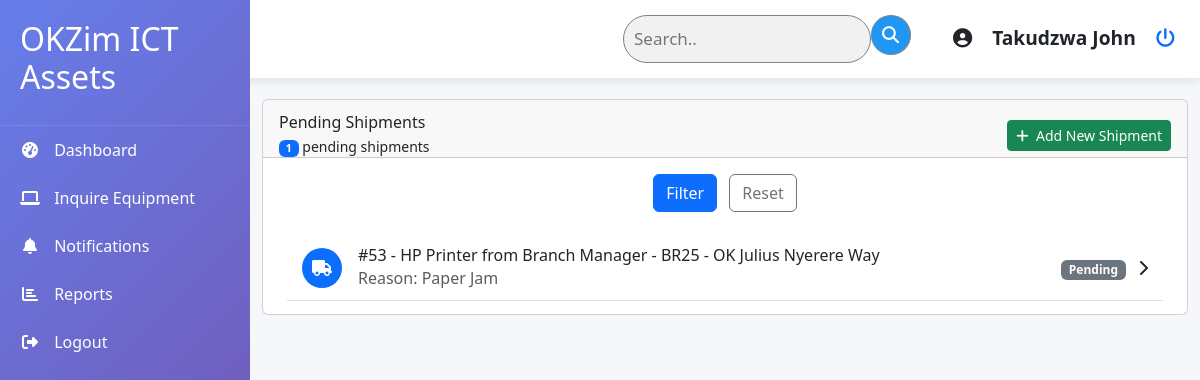
Page /asset_management/incoming/ (signed in) on the earlier database version.
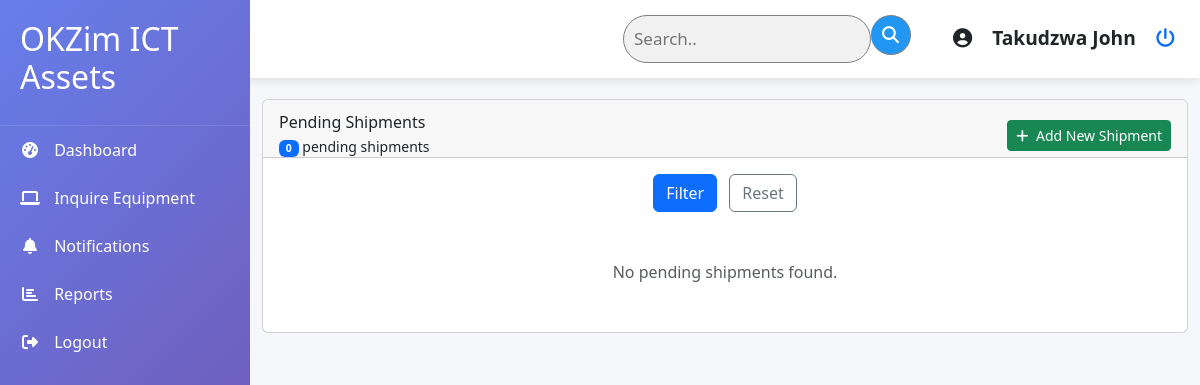
Same page on the later database version.
### asset_management/models.py (models this page shows, shortened)
class AssetTransfer(models.Model):
    transfer_options = [
        ("PENDING", "PENDING"),
        ("RECEIVED", "RECEIVED"),
    ]
    asset = models.ForeignKey(Asset, on_delete=models.CASCADE)
    from_department = models.ForeignKey(
        Department,
        on_delete=models.PROTECT,
        related_name="transfers_out",
        default=None,
        null=True,
        blank=True,
    )
    from_branch = models.ForeignKey(
        Branch,
        on_delete=models.PROTECT,
        related_name="transfers_out",
        null=True,
        blank=True,
    )
    to_department = models.ForeignKey(
        Department, on_delete=models.PROTECT, related_name="transfers_in"
    )
    to_branch = models.ForeignKey(
        Branch,
        on_delete=models.PROTECT,
        related_name="transfers_in",
        null=True,
        blank=True,
    )
    transfer_date = models.DateField(auto_now_add=True)
    reason = models.TextField()
    transfer_status = models.CharField(choices=transfer_options, default="PENDING")
    sent_by = models.ForeignKey(
        User,
        on_delete=models.CASCADE,
        related_name="transfers_sent",
        null=True,
        blank=True,
    )
    received_by = models.ForeignKey(
        User,
        on_delete=models.CASCADE,
        related_name="transfers_received",
        null=True,
        blank=True,
    )
    notes = models.TextField(blank=True)
    received_date = models.DateField(null=True, blank=True)

class Asset(models.Model):
    ASSET_STATUS_CHOICES = [
        ("OPERATIONAL", "Operational"),
        ("NON_OPERATIONAL", "Non-Operational"),
        ("DECOMMISSIONED", "Decommissioned"),
        ("LOST", "Lost"),
        ("STOLEN", "Stolen"),
    ]
    TRANSFER_STATUS = [
        ("PROCESSING", "PROCESSING"),
        ("RECEIVED", "RECEIVED"),
    ]
    asset_tag = models.CharField(max_length=50, unique=True)
    name = models.CharField(max_length=200)
    category = models.ForeignKey(AssetCategory, on_delete=models.PROTECT)
    model = models.CharField(max_length=100)
    serial_number = models.CharField(max_length=100, unique=True)
    purchase_date = models.DateField()
    vendor = models.ForeignKey(Vendor, on_delete=models.PROTECT)
    status = models.CharField(
        max_length=20, choices=ASSET_STATUS_CHOICES, default="OPERATIONAL"
    )
    assigned_department = models.ForeignKey(
        Department, on_delete=models.PROTECT, related_name="assets", null=True, blank=True
    )
    assigned_branch = models.ForeignKey(
        Branch, on_delete=models.PROTECT, related_name="assets", null=True, blank=True
    )
    notes = models.TextField(blank=True)
    created_at = models.DateTimeField(auto_now_add=True)
    updated_at = models.DateTimeField(auto_now=True)
    transfer_status = models.CharField(choices=TRANSFER_STATUS, default="RECEIVED")

class AssetCategory(models.Model):
    name = models.CharField(max_length=100)
    def __str__(self):
        return self.name
    class Meta:
        verbose_name_plural = "Asset Categories"

class Department(models.Model):
    department_name = models.CharField(max_length=100, unique=True)
    department_code = models.CharField(max_length=10, blank=True, null=True)
    def __str__(self):
        if self.department_code:
            return f"{self.department_name} ({self.department_code})"
        else:
            return f"{self.department_name}"

class Branch(models.Model):
    branch_name = models.CharField(max_length=100, unique=True)
    branch_code = models.CharField(max_length=5, unique=True)
    def __str__(self):
        if self.branch_name=="OK HeadOffice":
            return f"{self.branch_name}"
        else:
            return f"BR{self.branch_code} - {self.branch_name}"
    class Meta:
        verbose_name_plural = "Branches"

### asset_management/views.py (the view, shortened to what this page needs)
# urls.py: path('incoming/', views.incoming_equipment_list, name='incoming_equipment_list'),
@login_required
def incoming_equipment_list(request):
    user = request.user
    user_branch = user.profile.user_branch
    equipment_list = AssetTransfer.objects.filter(
        to_branch=user_branch, transfer_status="PENDING"
    ).select_related("asset", "from_department", "to_department")
    form = ReceiveEquipmentForm(request.GET or None)
    equipment_list = equipment_list.order_by("-id")
    context = {
        "equipment_list": equipment_list,
        "form": form,
    }
    return render(request, "equipment/incoming_list.html", context)

### asset_management/forms.py (shortened to what this page needs)
class ReceiveEquipmentForm(forms.ModelForm):
    class Meta:
        model = AssetTransfer  # Changed from IncomingEquipment to AssetTransfer
        fields = ['received_date', 'notes']
        widgets = {
            'received_date': forms.DateInput(attrs={
                'type': 'date',
                'class': 'form-control',
                'max': timezone.now().date()
            }),
            'notes': forms.Textarea(attrs={
                'class': 'form-control',
                'rows': 3,
                'placeholder': 'Enter any notes about the condition or contents'
            }),
        }

### asset_management/templates/equipment/incoming_list.html (shortened to what this page needs)
{% extends 'base.html' %}
{% load static %}
{% block content %}
<div class="container-fluid py-4">
    <div class="row">
        <div class="col-12">
            <div class="card mb-4">
                <div class="card-header pb-0">
                    <div class="row align-items-center">
                        <div class="col-md-6">
                            <h6 class="mb-1">Pending Shipments</h6>
                            <p class="small mb-0">
                                <span class="badge bg-primary">{{ equipment_list.count }}</span>
                                pending shipments
                            </p>
                        </div>
                        <div class="col-md-6 text-end">
                            <a href="#" class="btn btn-sm btn-success">
                                <i class="fas fa-plus me-1"></i> Add New Shipment
                            </a>
                        </div>
                    </div>
                </div>
                <div class="card-body px-4 pt-0 pb-2">
                    <form method="get" class="mb-4">
                        <div class="row g-3">
                        </div>
                        <div class="row mt-3">
                            <div class="col text-center">
                                <button type="submit" class="btn btn-primary me-2">Filter</button>
                                <a href="{% url 'incoming_equipment_list' %}"
                                    class="btn btn-outline-secondary">Reset</a>
                            </div>
                        </div>
                    </form>
                    {% if equipment_list %}
                    <div class="list-group list-group-flush">
                        {% for equipment in equipment_list %}
                        <a href="{% url 'incoming_equipment_detail' equipment.pk %}"
                            class="list-group-item list-group-item-action border-bottom">
                            <div class="d-flex justify-content-between align-items-center w-100">
                                <div class="d-flex align-items-center">
                                    <div class="bg-primary text-white rounded-circle d-flex align-items-center justify-content-center me-3"
                                        style="width: 40px; height: 40px;">
                                        <i class="fas fa-truck" aria-label="Shipment Icon"></i>
                                    </div>
                                    <div>
                                        <h6 class="mb-0">
                                            #{{ equipment.id }} - {{ equipment.asset.name }} {{ equipment.asset.category }}
                                            from {{ equipment.from_department }} - {{ equipment.asset.assigned_branch }}
                                        </h6>
                                        <p class="text-sm text-muted mb-0">
                                            Reason: {{ equipment.reason}}
                                        </p>
                                    </div>
                                </div>
                                <div class="text-end">
                                    <span class="badge bg-secondary">Pending</span>
                                    <i class="fas fa-chevron-right ms-2"></i>
                                </div>
                            </div>
                        </a>
                        {% endfor %}
                    </div>
                    {% else %}
                    <div class="text-center py-4">
                        <p class="text-muted">No pending shipments found.</p>
                    </div>
                    {% endif %}
                </div>
            </div>
        </div>
    </div>
</div>
{% endblock %}

Differences in the rows shown:
no longer on this page (row edited): AssetTransfer: id "53", asset.name "HP", asset.category "Printer", from_department "Branch Manager", asset.assigned_branch "BR25 - OK Julius Nyerere Way", reason "Paper Jam"
Other differences:
{{ equipment_list.count }}: "1" → "0"
text now shown: "No pending shipments found."
